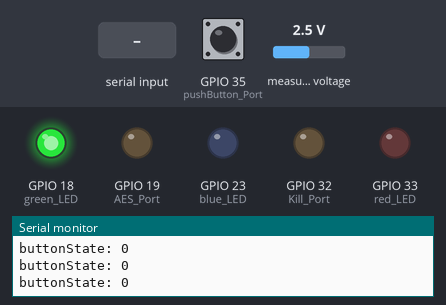
Simulated run of this sketch. Board: ESP32. Parts: output pins drawn as LEDs (lit = HIGH), the last lines printed to the serial monitor. Dashed ring = blinking. The inputs (shaded band) are chosen by the test bench; at power-on: measured voltage 2.5 V, GPIO 35 (pushButton_Port) LOW. Random numbers use the default seed unless the sketch sets one; nothing arrives over Bluetooth unless stated.

Above: at 2.7 s.
2.8 s: measured voltage set to 2.1 V
At 3.3 s:
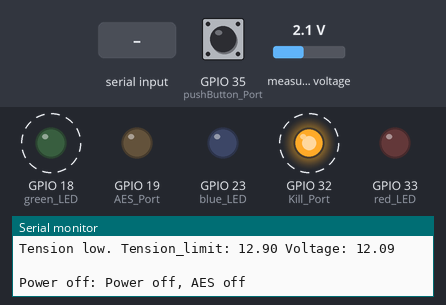
5.8 s: "C" received over the second serial link
At 6.7 s:
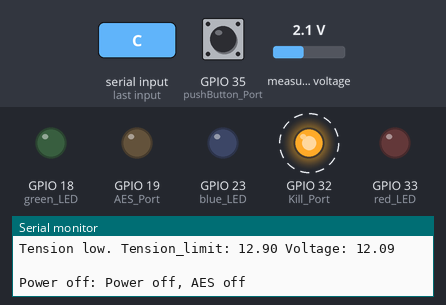
8.8 s: GPIO 35 (pushButton_Port) pulled HIGH for 1 s
At 9.9 s:
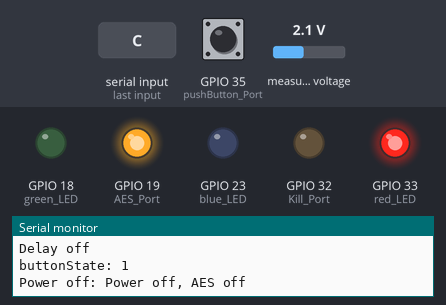
11.8 s: measured voltage set to 3.8 V
13.6 s: measured voltage set to 0.1 V
At 14.4 s:
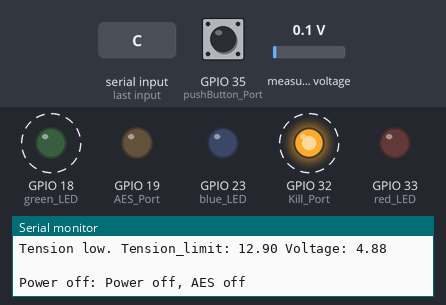
16.6 s: measured voltage set to 2.5 V
Timing chart, 0 to 19.2 s (numbered marks = the images above; inputs shaded):
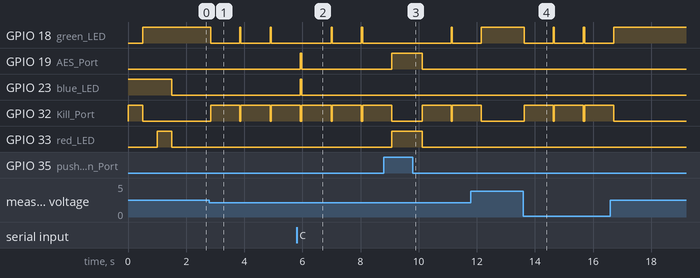

The sketch:

Bluetooth_Two_Way_send_voltage.ino
```cpp
/*______Import Libraries_______*/
// this header is needed for Bluetooth Serial -> works ONLY on ESP32
#include "BluetoothSerial.h"
#include <Wire.h>
#include <Adafruit_ADS1X15.h>
/*______End of Libraries_______*/

#define sent_intervall 1000 //2 sec time between sending

#define AES_Port 19
#define Kill_Port 32
#define pushButton_Port 35
#define green_LED  18
#define red_LED  33
#define blue_LED  23

/*____definition 1Wire and A/D-Converter_____*/
Adafruit_ADS1115 ads1115;
bool status;
/*____End of definition 1Wire and A/D-Converter_____*/

int buttonState = 0;         // variable for reading the pushbutton status
int simulate = 0;         // if simulate = 1, sketch runs without other hardware

// Parameters for Bluetooth interface and timing
//int incoming;                           // variable to store byte received from phone
unsigned long now;                      // variable to store current "time" using millis() function
unsigned long last_sent;                // variable to store point in time of sending

double tension_lost = 0; //only for simulation

double start_time;
double voltage;                         //actual tension
double tension_limit = 12.9;                   //tension limit for cut-off
double minutes_runtime = 240;                    //actual minutes set
double time_left = 240;                     //actual runtime until cut-off
double actual_minutes = 0;                     //actual runtime in minutes
String AES = "0";
String make_string;
char sent_char[20];
String buff;
String state = "";

// Bluetooth Serial object
BluetoothSerial SerialBT;

void setup() {
  pinMode(green_LED, OUTPUT);    // sets the LED pins as output
  pinMode(red_LED, OUTPUT);    // sets the LED pins as output
  pinMode(blue_LED, OUTPUT);    // sets the LED pins as outputgreen_LED
  pinMode(Kill_Port, OUTPUT);
  pinMode(AES_Port, OUTPUT);

  pinMode(pushButton_Port, INPUT);

  digitalWrite(blue_LED, HIGH);
  digitalWrite(Kill_Port, HIGH);
  delay(500);
  digitalWrite(Kill_Port, LOW);

  last_sent = millis();
  Serial.begin(115200);
  digitalWrite(green_LED, HIGH);
  delay(500);
  if (simulate == 0) {
    start_analog_digital_converter();
  }
  SerialBT.begin("AES_Contr_ESP");        // Name of your Bluetooth interface -> will show up on your phone
  digitalWrite(red_LED, HIGH);
  delay(500);
  digitalWrite(green_LED, LOW);
  digitalWrite(red_LED, LOW);
  digitalWrite(blue_LED, LOW);
  power_control('r'); //r: ready, a: AES, o: off
}

void start_analog_digital_converter() {
  Serial.println(F("ADS1115 test"));
  Serial.println("Getting Single-Ended reading from AIN0 (P)");

  status = ads1115.begin();
  Serial.println("ADC Range: +/- 4.096V  1 bit = 2mV");
  // ads115.setGain(GAIN_TWOTHIRDS);  // 2/3x gain +/- 6.144V  1 bit = 3mV (default)

  ads1115.setGain(GAIN_ONE);     // 1x gain   +/- 4.096V  1 bit = 2mV
  // ads1115.setGain(GAIN_TWO);     // 2x gain   +/- 2.048V  1 bit = 1mV
  // ads1115.setGain(GAIN_FOUR);    // 4x gain   +/- 1.024V  1 bit = 0.5mV
  // ads1115.setGain(GAIN_EIGHT);   // 8x gain   +/- 0.512V  1 bit = 0.25mV
  // ads1115.setGain(GAIN_SIXTEEN); // 16x gain  +/- 0.256V  1 bit = 0.125mV

  if (!status) {
    Serial.println("Could not find a valid ads1115 sensor, check wiring!");
    while (1);
  }
}


void time_to_go() {
  actual_minutes = now / 60000;
  time_left = minutes_runtime - (actual_minutes - start_time);
}


/********************************************************************//**
   @brief     read_voltage
   @param[in] None
   @return    None
 *********************************************************************/
void read_voltage() {
  double results, adc0;
  //double volts0;
  results = 0;
  for (int i = 1; i <= 5; i++) {
    adc0 = ads1115.readADC_SingleEnded(0);
    adc0 = adc0 * 0.000715;
    adc0 = adc0 + 0.07388;
    results = results + adc0;
  }
  results = results / 5;
  voltage = results;
  //Serial.print("Differential: "); Serial.print(adc0); Serial.print("("); Serial.print(results); Serial.print("mV) "); Serial.print("V: "); Serial.println(voltage);
}

/*###########################################
   Power-status
   r: ready (Power on, AES off)
   a: AES    (Power on, AES on
   o: off    (Power off, AES off)
  ############################################*/

void power_control(char power) {
  switch (power) {
    case 'r':
      //   Serial.println(" ");
      // Serial.println("Power ready: Power on, AES off");
      digitalWrite(AES_Port, LOW);
      digitalWrite(Kill_Port, LOW);
      digitalWrite(green_LED, HIGH);
      digitalWrite(red_LED, LOW);
      digitalWrite(blue_LED, LOW);
      break;
    case 'a':
      //   Serial.println(" ");
      //  Serial.println("Power AES: Power on, AES on");
      digitalWrite(AES_Port, HIGH);
      digitalWrite(Kill_Port, LOW);
      digitalWrite(green_LED, LOW);
      digitalWrite(red_LED, LOW);
      digitalWrite(blue_LED, HIGH);
      break;
    case 'o':
      //     Serial.println(" ");
      Serial.println("Power off: Power off, AES off");
      digitalWrite(green_LED, LOW);
      digitalWrite(red_LED, LOW);
      digitalWrite(blue_LED, LOW);
      digitalWrite(AES_Port, LOW);
      digitalWrite(Kill_Port, HIGH);
      delay(1000);
      Serial.println("Delay off");
      break;
    case 's':
      //     Serial.println(" ");
      Serial.println("Power off: Power off, AES off");
      digitalWrite(green_LED, LOW);
      digitalWrite(red_LED, HIGH);
      digitalWrite(blue_LED, LOW);
      digitalWrite(AES_Port, HIGH);
      digitalWrite(Kill_Port, LOW);
      delay(1000);
      Serial.println("Delay off");
      break;
    default:
      // statements
      break;
  }
}
void check_state() {
  if (AES == "0") {
    power_control('r'); //r: ready, a: AES, o: off
  }
  if (simulate == 1) {
    // simulate Voltage
    double factor = random(0, 100); // create random number
    tension_lost = tension_lost + (factor / 1000);
    voltage = 18 -  tension_lost;
    // end simulate
  } else {
    read_voltage();
  }
  if (voltage <= tension_limit) {
    AES = '0';
    Serial.print("Tension low. Tension_limit: "); Serial.print(tension_limit); Serial.print(" Voltage: "); Serial.println(voltage); Serial.println(" ");
    power_control('o'); //r: ready, a: AES, o: off
  } else {
    if (AES == "1") {
      power_control('a'); //r: ready, a: AES, o: off
    }
    if (AES == "0") {
      power_control('r'); //r: ready, a: AES, o: off
    }
  }
  /* ##############################
      time
    ###############################*/
  time_to_go();
  if (time_left <= 0) {
    AES = '0';
    Serial.print("Time out. Time_left: "); Serial.println(time_left); Serial.println(" ");
    power_control('o'); //r: ready, a: AES, o: off
  } else {
    if (AES == "1") {
      power_control('a'); //r: ready, a: AES, o: off
    }
  }
}

void read_status () {
  make_string = "";
  buff = "";
  buff = String(voltage, 2);
  make_string = make_string + buff + "/";
  buff = String(tension_limit, 1);
  make_string = make_string + buff + "/";
  buff = String(time_left, 0);
  make_string = make_string + buff + "/" + AES + "/";;

  make_string.toCharArray(sent_char, (make_string.length()) + 1);
}

void send_BT() {
  now = millis();                       // Store current time
  if (now > (last_sent + sent_intervall)) {
    read_status();
    SerialBT.println(sent_char);
    Serial.print("Volt: "); Serial.println(sent_char);
    last_sent = millis();
  }
}

void receive_BT() {
  char label = ' ';
  double tens_temp = 11.5;
  if (SerialBT.available()) {
    state = "";
    while (SerialBT.available()) {
      char incomingChar = SerialBT.read();
      state += String(incomingChar);
    }
    Serial.print("Bluetooth received!"); Serial.print("received: "); Serial.println(state);
    if (state.length() < 9) {
      label = state.charAt(0);
      Serial.print("label: "); Serial.println(label);
      switch (label) {
        case 'C':            // Cutoff Voltage
          state.remove(0, 1);
          Serial.print("Tension: "); Serial.println(state);
          tens_temp = state.toDouble();
          if (tens_temp >= 11.5) {
            tension_limit = tens_temp;
          }
          start_time = now / 60000;
          AES = '1';
          power_control('a'); //r: ready, a: AES, o: off
          Serial.println("Start tension.");
          break;
        case 'M':                        // Minutes left
          state.remove(0, 1);
          Serial.print("Minutes: "); Serial.println(state);
          minutes_runtime = state.toDouble();
          start_time = now / 60000;
          AES = '1';
          power_control('a'); //r: ready, a: AES, o: off
          Serial.println("Start time.");
          break;
        case 'A':                        // AES state
          state.remove(0, 1);
          Serial.print("AES: "); Serial.println(state);
          AES = state;
          break;
        default:
          break;
      }
      state = "";
      Serial.print("received: Tension-limit: "); Serial.print(tension_limit); Serial.print(", minutes_runtime: "); Serial.print(minutes_runtime); Serial.print(", AES: "); Serial.println(AES); Serial.println();
    }
  }
}

void standalone_op() {
  AES = '1';
  start_time = now / 60000;
  tension_limit = 12.9;
  minutes_runtime = 240;
  power_control('s'); //r: ready, a: AES, o: off
}

void loop() {
  check_state();

  buttonState = digitalRead(pushButton_Port);
   Serial.print("buttonState: "); Serial.println(buttonState);
  if (buttonState == HIGH) {
    standalone_op();
  }
  now = millis();                       // Store current time

  receive_BT();
  send_BT();
}
```

Measured:
- the behaviour switches between 2.3 and 2.2 V on measured voltage (found by bisection; images 0 and 1)
- after the input at 2.8 s, GPIO 18 (green_LED): alternates HIGH for 0.04 s and LOW for 1.0 s, starting at once; GPIO 32 (Kill_Port): alternates HIGH for 1.0 s and LOW for 0.04 s, starting at once
- after the input at 5.8 s, GPIO 19 (AES_Port), GPIO 23 (blue_LED): LOW → HIGH after 0.13 s, → LOW 0.05 s later
- after the input at 8.8 s, GPIO 19 (AES_Port), GPIO 33 (red_LED): LOW → HIGH after 0.27 s, → LOW 1.0 s later
- after the input at 13.6 s, GPIO 18 (green_LED): alternates HIGH for 0.04 s and LOW for 1.0 s, starting at once; GPIO 32 (Kill_Port): alternates HIGH for 1.0 s and LOW for 0.04 s, starting at once
